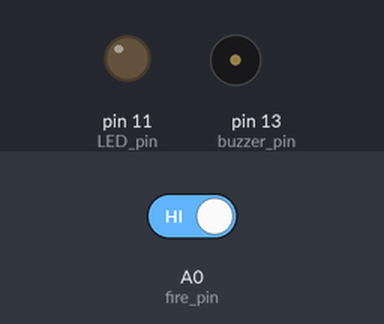
A sketch run on a simulated Arduino Uno, built with avr-gcc and run on an emulated ATmega328P. Shown: output pins drawn as LEDs (lit = HIGH), buzzer (waves = sounding, pin HIGH). The test bench sets the inputs (shaded band); at power-on: A0 (fire_pin) HIGH. What the sketch prints to the serial monitor is not drawn.

Above: at 1.2 s.
1.3 s: A0 (fire_pin) driven LOW
At 1.9 s:
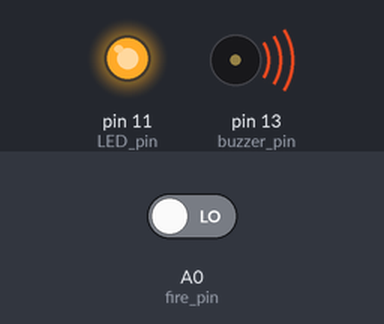
2.8 s: A0 (fire_pin) driven HIGH
At 3.8 s:
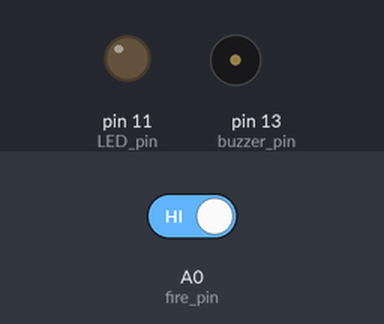
Timing chart, 0 to 5.8 s (numbered marks = the images above; inputs shaded):
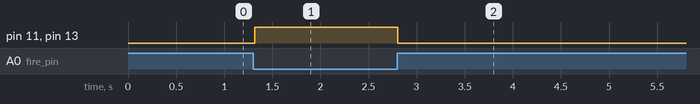

Measured:
- after the input at 1.3 s, pin 11 (LED_pin), pin 13 (buzzer_pin): LOW → HIGH at once
- after the input at 2.8 s, pin 11 (LED_pin), pin 13 (buzzer_pin): HIGH → LOW at once

The sketch:

Flame_sensor.ino
```cpp
// Flame_sensor.ino
// Date: 2020/04/30

int fire_pin = A0;
int buzzer_pin = 13;
int LED_pin = 11;

int count = 0;
int smooth_value = 5;

void setup()
{
    pinMode(buzzer_pin, OUTPUT);
    pinMode(LED_pin, OUTPUT);
    pinMode(fire_pin, INPUT);
    Serial.begin(9600);
    digitalWrite(buzzer_pin, LOW);
}

void loop()
{
    int value = digitalRead(fire_pin);
    Serial.println(value);

    if (value == 0)
    {
        count++;
    }
    else
    {
        count = 0;
    }

    if (count >= smooth_value)
    {
        digitalWrite(buzzer_pin, HIGH);
        digitalWrite(LED_pin, HIGH);
    }
    else
    {
        digitalWrite(buzzer_pin, LOW);
        digitalWrite(LED_pin, LOW);
    }

    // delay(500);
}
```
